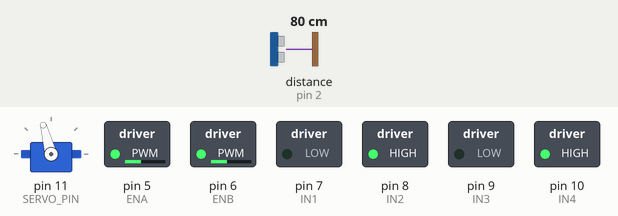
The sketch below on a simulated Arduino Uno, built with avr-gcc and run on an emulated ATmega328P. Parts: servo, switched loads named in the sketch (green lamp = pin HIGH). Wiring (inferred from the names in the program): ultrasonic range finder: trigger pin 3; echo pin 2. Dashed ring = blinking. The inputs (shaded band) are chosen by the test bench; at power-on: distance to the obstacle (sensor on pin 2) 80 cm. The echo pulse lasts 58.3 µs per cm; pins used as bus, display or sensor lines are not drawn.

Above: at 1.2 s.
1.3 s: distance to the obstacle (sensor on pin 2) set to 34 cm
2.8 s: distance to the obstacle (sensor on pin 2) set to 28 cm
At 4.0 s:
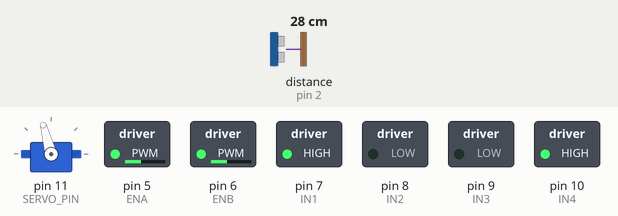
At 4.36 s:
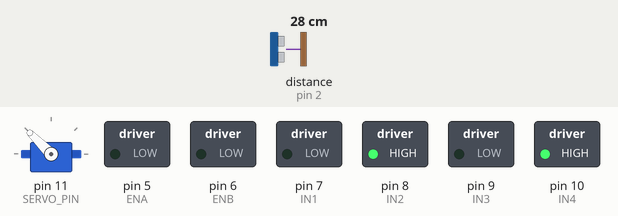
Timing chart, 0 to 11.8 s (numbered marks = the images above; inputs shaded):
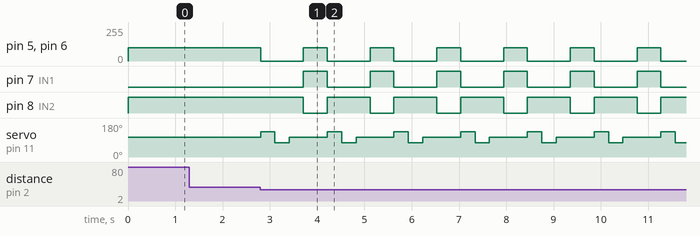

The sketch:

lesson5.ino
```cpp
#include <Servo.h>
#define SERVO_PIN 11
#define LPT 2 // scan loop coumter
#define BUZZ_PIN 13

#define IN1 7  // Right motor(K1/K2) direction Pin 7
#define IN2 8  // Right motor(K1/K2) direction Pin 8
#define IN3 9  // Left motor(K3/K4) direction Pin 9
#define IN4 10 // Left motor(K3/K4) direction Pin 10
#define ENA 5  // D5 to ENA PWM speed pin for Right motor(K1/K2)
#define ENB 6  // D6 to ENB PWM speed pin for Left motor(K3/K4)

#define Sensor_Result_Pin 2 // Ultrasonic Echo pin connect to D2
#define Sensor_Trigger_Pin 3 // Ultrasonic Trig pin connect to D3

const int FAST_SPEED = 150;
const int SPEED = 100;
const int TURN_SPEED = 150;
const int BACK_SPEED1 = 100;
const int BACK_SPEED2 = 90;

const int FORWARDDISTANCELIMIT = 30; // distance limit for obstacles in front
const int SWEEPDISTANCELIMIT = 30; // minimum distance in cm to obstacles at both sides (the car will allow a shorter distance sideways)
const int TURNWAITTIME = 500;

const int TIMETOWAITWHILETURNING = 200; // Time the robot spends turning (miliseconds)
const int SERVOMIDDLEPOINT = 105; //this should be 90 if the servo is mounted/manufactured correct;y. Use this to adjust the forward direction
const int SERVOSWEEPSIZE = 30; //the angle to sweep left/right when encountering a obstacle
const int SERVODWELLTIME = 300; //how long to wait for the servo to reach its destination
Servo head;

void Forward()
{
  digitalWrite(IN4, HIGH);
  digitalWrite(IN3, LOW);
  digitalWrite(IN2, HIGH);
  digitalWrite(IN1, LOW);
}

void Backward()
{
  digitalWrite(IN4, LOW);
  digitalWrite(IN3, HIGH);
  digitalWrite(IN2, LOW);
  digitalWrite(IN1, HIGH);
}

void Stop()
{
  analogWrite(ENB, 0);
  analogWrite(ENA, 0);
}

//turn right by having the left motor go forward and the right motor go backward
void Right()
{
  digitalWrite(IN4, HIGH);
  digitalWrite(IN3, LOW);
  digitalWrite(IN2, LOW);
  digitalWrite(IN1, HIGH);
}

//turn left by having the right motor go forward and the left motor go backward
void Left()
{
  digitalWrite(IN4, LOW);
  digitalWrite(IN3, HIGH);
  digitalWrite(IN2, HIGH);
  digitalWrite(IN1, LOW);
}

void SetSpeed(int speed)
{
  analogWrite(ENB, speed);
  analogWrite(ENA, speed);
}

//This method will return the distance measured by the ultrasonic sensor
int Distance()
{
  long duration;
  digitalWrite(Sensor_Trigger_Pin, LOW);
  delayMicroseconds(2);
  digitalWrite(Sensor_Trigger_Pin, HIGH);
  delayMicroseconds(10);
  digitalWrite(Sensor_Trigger_Pin, LOW);
  duration = pulseIn(Sensor_Result_Pin, HIGH);
  const float speedOfSound = 340.29; // speed of sound in m/s
  const float speedOfSoundInCMperMicroSec = speedOfSound / 10000;
  return duration * speedOfSoundInCMperMicroSec / 2;
}

//initial setup
void setup()
{
  //set pin modes
  pinMode(IN1, OUTPUT);
  pinMode(IN2, OUTPUT);
  pinMode(IN3, OUTPUT);
  pinMode(IN4, OUTPUT);
  pinMode(ENA, OUTPUT);
  pinMode(ENB, OUTPUT);

  //stop the motors
  Stop();

  //init servo
  head.attach(SERVO_PIN);
  head.write(SERVOMIDDLEPOINT);

  //init serial
  Serial.begin(9600);

  //init ultrasonic sensor
  pinMode(Sensor_Trigger_Pin, OUTPUT);
  pinMode(Sensor_Result_Pin, INPUT);
  digitalWrite(Sensor_Trigger_Pin, LOW);

  //start moving forward
  SetSpeed(SPEED);
  Forward();
}

//main loop
void loop()
{
  //we will already be moving forward
  //check if there is an obstacle in front
  int distance = Distance();
  if (distance < FORWARDDISTANCELIMIT)
  {
    //stop the car
    Stop();

    //turn the head to the left
    head.write(SERVOMIDDLEPOINT + SERVOSWEEPSIZE);
    delay(SERVODWELLTIME);
    //check if there is an obstacle to the left
    int leftDistance = Distance();
    bool leftClear = Distance() < SWEEPDISTANCELIMIT;

    //turn the head to the right
    head.write(SERVOMIDDLEPOINT - SERVOSWEEPSIZE);
    delay(SERVODWELLTIME);
    //check if there is an obstacle to the right
    int rightDistance = Distance();
    bool rightClear = Distance() < SWEEPDISTANCELIMIT;

    //turn the head back to the front
    head.write(SERVOMIDDLEPOINT);
    delay(SERVODWELLTIME);

    //determine which direction to move. if either side distance is available, use that one. if not, try to turn all the way around
    SetSpeed(SPEED);
    if(rightClear)
    {
      Right();
      delay(TURNWAITTIME);
    }
    else if(leftClear)
    {
      Left();
      delay(TURNWAITTIME);
    }
    else
    {
      Right();
      delay(TURNWAITTIME);
      Right();
      delay(TURNWAITTIME);
    }

    //start moving forward again
    Forward();
  }
}
```

Measured:
- the behaviour switches between 31 and 30 cm on distance to the obstacle (sensor on pin 2) (found by bisection; images 0 and 1)
- after the input at 1.3 s, every drawn part: stays the same
- after the input at 2.8 s, pin 5 (ENA), pin 6 (ENB): alternates 100/255 for 0.50 s and 0/255 for 0.91 s, starting at once
